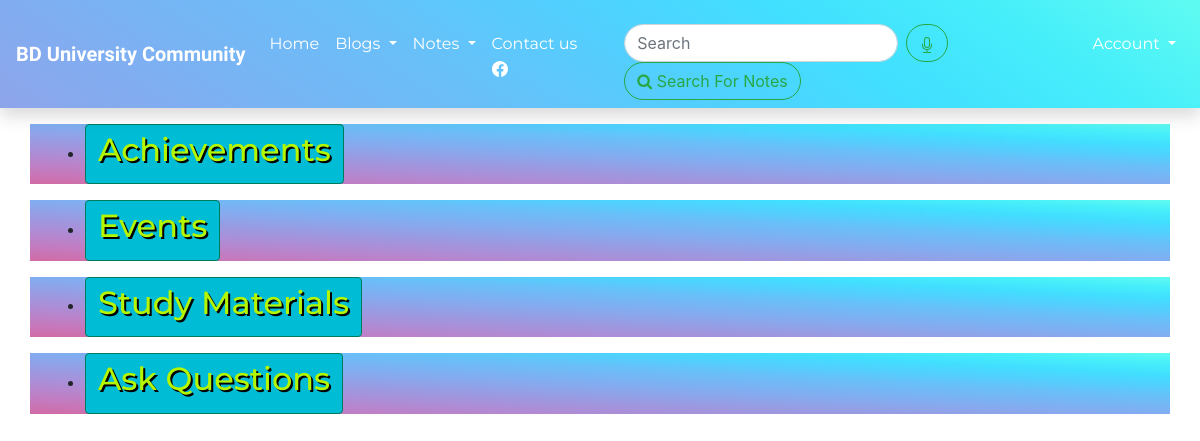
Screenshot of /blog/ with the database file from the repository.
### blogApp/models.py (models this page shows, shortened)
class Blog(models.Model):
    name = models.CharField(max_length=100, unique=True)
    slug = models.SlugField(null=True, blank=True)

### blogApp/views.py (the view)
# urls.py: path('', views.BlogListView.as_view(), name='blog_list'),
class BlogListView(ListView):
    context_object_name = 'blogs'
    model = Blog
    template_name = 'blogging/blog_list_view.html'

### templates/blogging/blog_list_view.html (shortened to what this page needs)
{% extends 'base.html' %}
{% block content %}
{% for blog in blogs %}
     <div class='container mt-3 bg-dark'
      style="  background-image: linear-gradient(to right top, #d16ba5, #c777b9, #ba83ca, #aa8fd8, #9a9ae1, #8aa7ec, #79b3f4, #69bff8, #52cffe, #41dfff, #46eefa, #5ffbf1);">
<ul>
 <li>
 <a href="{% url 'blogApp:topic_list' slug=blog.slug %}" class="btn btn-primary" style="background-color:#00bcd4;">
     <h2 style="font-family: 'Montserrat', sans-serif; color: rgb(180, 245, 0);text-shadow:2px 2px black;">
       {{ blog.name }}
    </h2>
</a>
    </div>
{% endfor %}
{% endblock  %}

### static/css/base.css (style rules this page uses)
* { transition: .5s; }
.btn-primary { color: #fff; background-color: #007b5e; border-color: #007b5e; }

### rows the page displays
Blog: name "Achievements"
Blog: name "Events"
Blog: name "Study Materials"
Blog: name "Ask Questions"
